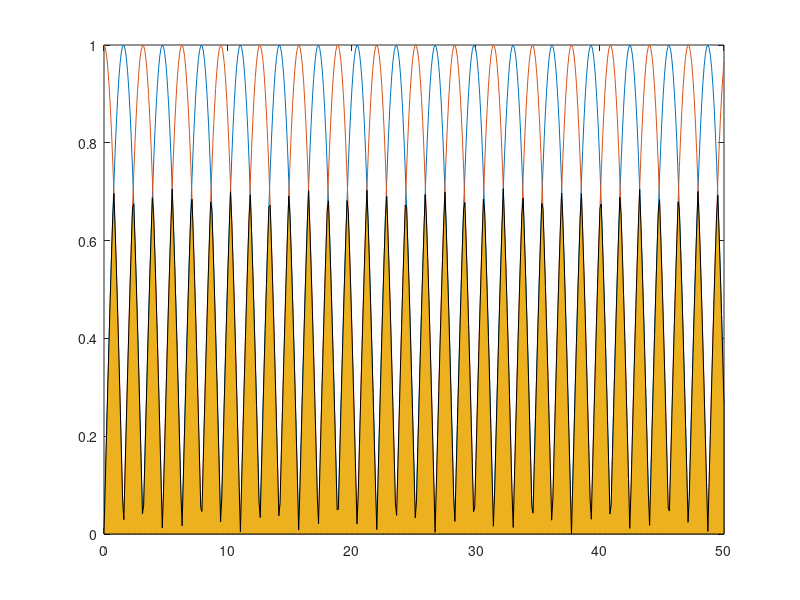

MATLAB code for this plot:
x = 0:0.1:50;
y1 = abs(sin(x));
y2 = abs(cos(x));
figure()
plot(x, y1), hold on
plot(x, y2), hold on

% area1 = trapz(x,y1);
% area2 = trapz(x,y2);
overlapPoint = zeros(length(x),1);
for i = 1:length(x)
    overlapPoint(i) = min(y1(i),y2(i));
end
overlapArea = trapz(x,overlapPoint);
area(x, overlapPoint);

window = 0.5;
numbin = x(end) / window;
for i = 1:numbin
    area1 = trapz(x(1 + 5*(i-1):5*i), y1(1 + 5*(i-1):5*i));
    area2 = trapz(x(1 + 5*(i-1):5*i), y2(1 + 5*(i-1):5*i));
    commonarea(i) = max(area1,area2) - (max(area1,area2) - min(area1,area2));
    coContraction(i) = 200 * commonarea(i) / (area1 + area2);
end

avgCoContraction = sum(coContraction) / numbin;

